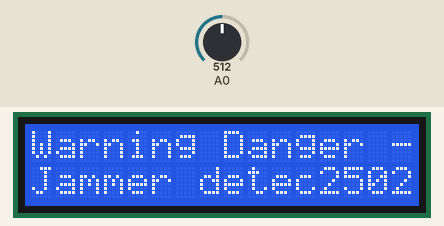
Recording of a sketch running on a simulated ATtiny85, built with avr-gcc and run on an emulated ATtiny85. On the bench: 16×2 character LCD. The inputs (shaded band) are chosen by the test bench; at power-on: A0 = 512. What the sketch prints to the serial monitor is not drawn.

Above: at 1.3 s.
1.4 s: A0 set to 716
At 2.0 s:
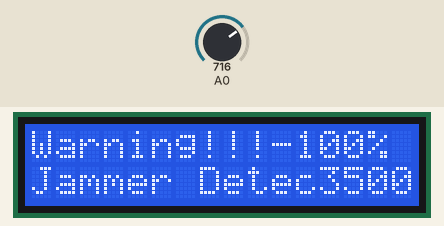
3.2 s: A0 set to 306
At 4.7 s:
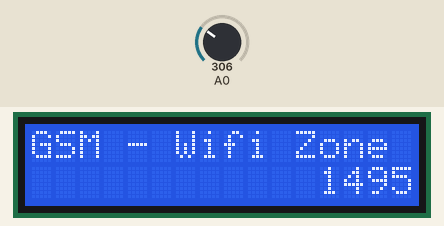
5.0 s: A0 set to 122
At 6.0 s:
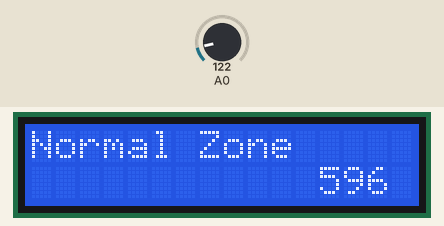
6.5 s: A0 set to 0
At 7.4 s:
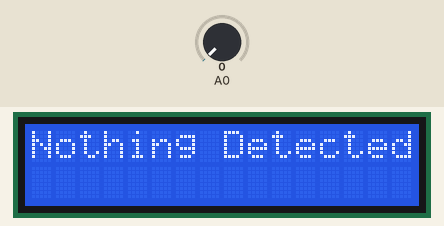
Timing chart, 0 to 9.0 s (numbered marks = the images above; inputs shaded):
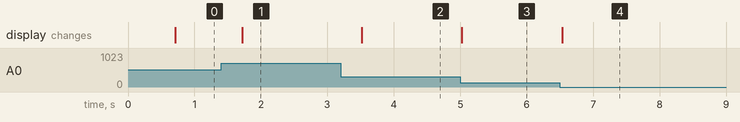

Measured:
- after the input at 1.4 s, the display: changes after 0.32 s (image 1)
- after the input at 3.2 s, the display: changes after 0.32 s (image 2)
- after the input at 5.0 s, the display: changes at once (image 3)
- after the input at 6.5 s, the display: changes at once (image 4)

The sketch:

_2COM_LCD.ino
```cpp
#include <LiquidCrystal.h>

#define TIME 500
#define BUZZER 6
#define RELAY 7

int volt;
float v0,a0;
long v;
long reading;
byte state;

LiquidCrystal lcd(12, 11, 5, 4, 3, 2);

void setup() {
    Serial.begin(9600);
    lcd.begin(16, 2);// screen (2,3,4,5,11,12)
    pinMode(BUZZER,OUTPUT);//buzzer
    pinMode(RELAY,OUTPUT);//relay
}

void loop() {

    if(millis()-reading>TIME){
    reading = millis();
    v=readVcc();
    a0= analogRead(A0);
    v0 = v*(a0/1023);
    volt = v0;
    if (volt == 0) state=5;
    if (volt>0 && volt<1100) state=0; //Normal Zone
    if (volt>1100 && volt<1600)state=1;//GSM - Wifi Zone
    if (volt>1600 && volt<2100)state=2;//Warning Zone!
    if (volt>2100 && volt<3100){//Warning Danger - Jammer detect
      state=3;
      digitalWrite(BUZZER,1);
      delay(200);
      } else if (volt<2100) digitalWrite(BUZZER,0);
     if (volt>3100 && volt<6000){//Warning!!! 100% jammer detect
      state=4;
      digitalWrite(RELAY,1);
      digitalWrite(BUZZER,1);
      delay(200);
      } else digitalWrite(RELAY,0);

switch (state) {
  case 0:
      lcd.clear();
      lcd.print("Normal Zone");
      lcd.setCursor(12,1);
      lcd.print(volt);
      lcd.display();
      delay(200);
      break;
  case 1:
      lcd.clear();
      lcd.print("GSM - Wifi Zone");
      lcd.setCursor(12,1);
      lcd.print(volt);
      lcd.display();
      delay(200);
      break;
  case 2:
      lcd.clear();
      lcd.print("Warning Zone!");
      lcd.setCursor(12,1);
      lcd.print(volt);
      lcd.display();
      delay(200);
    break;
  case 3:
     lcd.clear();
     lcd.print("Warning Danger -");
     lcd.setCursor(0,1);
     lcd.print("Jammer detect");
     lcd.setCursor(12,1);
      lcd.print(volt);
     lcd.display();
     break;
  case 4:
    lcd.clear();
    lcd.print("Warning!!!-100%");
    lcd.setCursor(0,1);
    lcd.print("Jammer Detect");
    lcd.setCursor(12,1);
    lcd.print(volt);
    lcd.display();
    break;
   case 5:
    lcd.clear();
    lcd.print("Nothing Detected");
    lcd.display();
    break;
}


    Serial.print(volt / 1000 % 10);
    Serial.print(volt / 100 % 10);
    Serial.print(volt / 10 % 10);
    Serial.println(volt % 10);
    }
//if (volt>0 && volt<500) {}
//
//if (volt>500 && volt<1000) {}
//
//
//if (volt>1000 && volt<1500) {}
//
//
//if (volt>1500 && volt<2000) {}
//
//
//if (volt>2000 && volt<2500) {}
//
//
//if (volt>2500 && volt<3000) {}
//
//
//if (volt>3000 && volt<3500) {}
//
//
//if (volt>3500 && volt<4000) {}
//
//
//if (volt>4000 && volt<4500) {}
//
//
//if (volt>4500 && volt<6000) {}

}


long readVcc() {
  // Read 1.1V reference against AVcc
  // set the reference to Vcc and the measurement to the internal 1.1V reference
  #if defined(__AVR_ATmega32U4__) || defined(__AVR_ATmega1280__) || defined(__AVR_ATmega2560__)
    ADMUX = _BV(REFS0) | _BV(MUX4) | _BV(MUX3) | _BV(MUX2) | _BV(MUX1);
  #elif defined (__AVR_ATtiny24__) || defined(__AVR_ATtiny44__) || defined(__AVR_ATtiny84__)
    ADMUX = _BV(MUX5) | _BV(MUX0);
  #elif defined (__AVR_ATtiny25__) || defined(__AVR_ATtiny45__) || defined(__AVR_ATtiny85__)
    ADMUX = _BV(MUX3) | _BV(MUX2);
  #else
    ADMUX = _BV(REFS0) | _BV(MUX3) | _BV(MUX2) | _BV(MUX1);
  #endif

  delay(2); // Wait for Vref to settle
  ADCSRA |= _BV(ADSC); // Start conversion
  while (bit_is_set(ADCSRA,ADSC)); // measuring

  uint8_t low  = ADCL; // must read ADCL first - it then locks ADCH
  uint8_t high = ADCH; // unlocks both

  long result = (high<<8) | low;

  result = 1125300L / result; // Calculate Vcc (in mV); 1125300 = 1.1*1023*1000
  return result; // Vcc in millivolts
}
```
